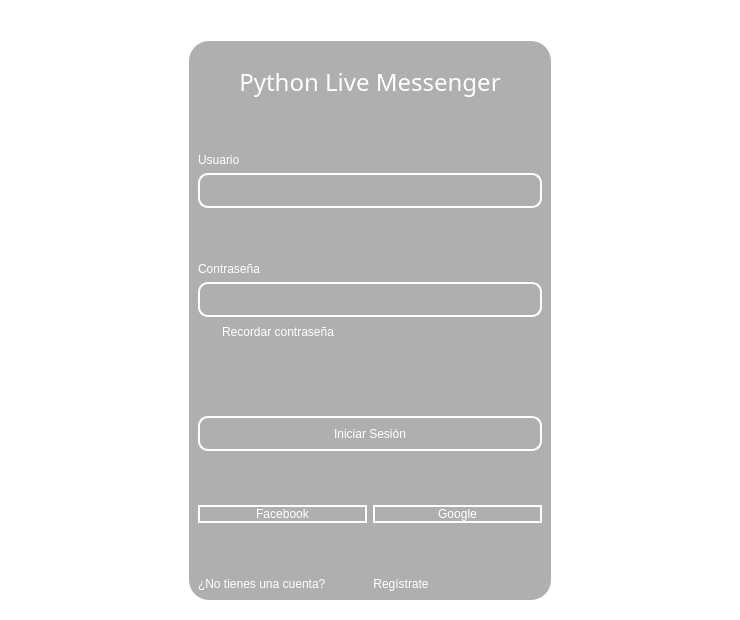
<?xml version="1.0" encoding="UTF-8"?>
<ui version="4.0">
 <class>MainWindow</class>
 <widget class="QMainWindow" name="MainWindow">
  <property name="geometry">
   <rect>
    <x>0</x>
    <y>0</y>
    <width>740</width>
    <height>620</height>
   </rect>
  </property>
  <property name="maximumSize">
   <size>
    <width>740</width>
    <height>620</height>
   </size>
  </property>
  <property name="windowTitle">
   <string>MainWindow</string>
  </property>
  <property name="styleSheet">
   <string notr="true">*{
	font: 11pt &quot;Tempus Sans ITC&quot;;
	border: none;
	background-color: transparent;
	background: transparent;
	padding: 0;
	margin: 0;
	color: #fff;
}

QStackedWidget{
	background-color: rgba(0, 0, 0, 80); 
	border-radius:20px;
}


QLineEdit{
border-radius:10px;
border: 2px solid rgb(255,255,255);
}

QLineEdit:hover{
border: 2px solid rgb(23,139,216);
}

QLineEdit:focus{
color: rgb(0, 0, 0);
background-color: rgb(255,255,255);
border: 2px solid rgb(91,220,252);
}


QCheckBox::indicator { 
	width: 18px; 
	height:18px;
}


#inicial QPushButton{
border-radius:10px;
border: 2px solid #ffffff;
}

#inicial  QPushButton:hover{
border-radius:10px;
border: 2px solid rgb(41, 178, 202);
background-color: rgb(23,139,216);
}


#arriba QPushButton:hover{
border-radius:24px;
background-color: qradialgradient(spread:pad, cx:0.5, cy:0.5, radius:0.5, fx:0.5, fy:0.5, stop:0.0852273 rgba(176, 235, 255, 167), stop:0.1 rgba(255, 255, 255, 255), stop:0.204545 rgba(151, 242, 255, 92), stop:0.426136 rgba(85, 170, 255, 255), stop:0.454545 rgba(125, 222, 255, 51), stop:0.596591 rgba(0, 158, 226, 228), stop:0.738636 rgba(180, 233, 255, 84), stop:0.818182 rgba(0, 85, 138, 205), stop:0.982955 rgba(255, 255, 255, 0))
}</string>
  </property>
  <widget class="QWidget" name="centralwidget">
   <property name="minimumSize">
    <size>
     <width>740</width>
     <height>620</height>
    </size>
   </property>
   <property name="maximumSize">
    <size>
     <width>740</width>
     <height>620</height>
    </size>
   </property>
   <widget class="QWidget" name="widget" native="true">
    <property name="geometry">
     <rect>
      <x>0</x>
      <y>0</y>
      <width>740</width>
      <height>620</height>
     </rect>
    </property>
    <property name="minimumSize">
     <size>
      <width>740</width>
      <height>620</height>
     </size>
    </property>
    <property name="maximumSize">
     <size>
      <width>740</width>
      <height>620</height>
     </size>
    </property>
    <layout class="QVBoxLayout" name="verticalLayout">
     <property name="spacing">
      <number>0</number>
     </property>
     <property name="leftMargin">
      <number>0</number>
     </property>
     <property name="topMargin">
      <number>0</number>
     </property>
     <property name="rightMargin">
      <number>0</number>
     </property>
     <property name="bottomMargin">
      <number>0</number>
     </property>
     <item alignment="Qt::AlignRight|Qt::AlignTop">
      <widget class="QFrame" name="arriba">
       <property name="frameShape">
        <enum>QFrame::StyledPanel</enum>
       </property>
       <property name="frameShadow">
        <enum>QFrame::Raised</enum>
       </property>
       <layout class="QHBoxLayout" name="horizontalLayout">
        <property name="spacing">
         <number>10</number>
        </property>
        <item>
         <widget class="QPushButton" name="pushButton_2">
          <property name="text">
           <string/>
          </property>
          <property name="icon">
           <iconset>
            <normaloff>feather/minus.svg</normaloff>feather/minus.svg</iconset>
          </property>
          <property name="iconSize">
           <size>
            <width>30</width>
            <height>30</height>
           </size>
          </property>
         </widget>
        </item>
        <item>
         <widget class="QPushButton" name="pushButton">
          <property name="text">
           <string/>
          </property>
          <property name="icon">
           <iconset>
            <normaloff>feather/x.svg</normaloff>feather/x.svg</iconset>
          </property>
          <property name="iconSize">
           <size>
            <width>30</width>
            <height>30</height>
           </size>
          </property>
         </widget>
        </item>
       </layout>
      </widget>
     </item>
     <item>
      <widget class="QFrame" name="inicial">
       <property name="sizePolicy">
        <sizepolicy hsizetype="Preferred" vsizetype="Expanding">
         <horstretch>0</horstretch>
         <verstretch>0</verstretch>
        </sizepolicy>
       </property>
       <property name="frameShape">
        <enum>QFrame::StyledPanel</enum>
       </property>
       <property name="frameShadow">
        <enum>QFrame::Raised</enum>
       </property>
       <layout class="QHBoxLayout" name="horizontalLayout_2">
        <property name="bottomMargin">
         <number>20</number>
        </property>
        <item>
         <spacer name="horizontalSpacer">
          <property name="orientation">
           <enum>Qt::Horizontal</enum>
          </property>
          <property name="sizeType">
           <enum>QSizePolicy::Fixed</enum>
          </property>
          <property name="sizeHint" stdset="0">
           <size>
            <width>180</width>
            <height>20</height>
           </size>
          </property>
         </spacer>
        </item>
        <item>
         <widget class="QStackedWidget" name="stackedWidget">
          <property name="currentIndex">
           <number>0</number>
          </property>
          <widget class="QWidget" name="inicio">
           <layout class="QVBoxLayout" name="verticalLayout_2">
            <item>
             <spacer name="verticalSpacer">
              <property name="orientation">
               <enum>Qt::Vertical</enum>
              </property>
              <property name="sizeType">
               <enum>QSizePolicy::Fixed</enum>
              </property>
              <property name="sizeHint" stdset="0">
               <size>
                <width>20</width>
                <height>15</height>
               </size>
              </property>
             </spacer>
            </item>
            <item>
             <widget class="QLabel" name="label_5">
              <property name="maximumSize">
               <size>
                <width>16777215</width>
                <height>50</height>
               </size>
              </property>
              <property name="font">
               <font>
                <family>Tempus Sans ITC</family>
                <pointsize>18</pointsize>
                <italic>false</italic>
                <bold>false</bold>
               </font>
              </property>
              <property name="styleSheet">
               <string notr="true">font: 18pt &quot;Tempus Sans ITC&quot;;</string>
              </property>
              <property name="text">
               <string>Python Live Messenger</string>
              </property>
              <property name="alignment">
               <set>Qt::AlignCenter</set>
              </property>
             </widget>
            </item>
            <item>
             <spacer name="verticalSpacer_17">
              <property name="orientation">
               <enum>Qt::Vertical</enum>
              </property>
              <property name="sizeHint" stdset="0">
               <size>
                <width>20</width>
                <height>34</height>
               </size>
              </property>
             </spacer>
            </item>
            <item>
             <widget class="QLabel" name="label_2">
              <property name="text">
               <string>Usuario</string>
              </property>
             </widget>
            </item>
            <item>
             <widget class="QLineEdit" name="usuario">
              <property name="minimumSize">
               <size>
                <width>0</width>
                <height>35</height>
               </size>
              </property>
              <property name="text">
               <string/>
              </property>
             </widget>
            </item>
            <item>
             <spacer name="verticalSpacer_18">
              <property name="orientation">
               <enum>Qt::Vertical</enum>
              </property>
              <property name="sizeHint" stdset="0">
               <size>
                <width>20</width>
                <height>33</height>
               </size>
              </property>
             </spacer>
            </item>
            <item>
             <widget class="QLabel" name="label_3">
              <property name="text">
               <string>Contraseña</string>
              </property>
             </widget>
            </item>
            <item>
             <widget class="QLineEdit" name="contra">
              <property name="minimumSize">
               <size>
                <width>0</width>
                <height>35</height>
               </size>
              </property>
              <property name="text">
               <string/>
              </property>
              <property name="echoMode">
               <enum>QLineEdit::Password</enum>
              </property>
             </widget>
            </item>
            <item>
             <widget class="QCheckBox" name="recordar">
              <property name="text">
               <string>Recordar contraseña</string>
              </property>
             </widget>
            </item>
            <item>
             <spacer name="verticalSpacer_20">
              <property name="orientation">
               <enum>Qt::Vertical</enum>
              </property>
              <property name="sizeHint" stdset="0">
               <size>
                <width>20</width>
                <height>35</height>
               </size>
              </property>
             </spacer>
            </item>
            <item>
             <widget class="QLabel" name="advertencia">
              <property name="styleSheet">
               <string notr="true">color: rgb(255, 160, 162);</string>
              </property>
              <property name="text">
               <string/>
              </property>
             </widget>
            </item>
            <item>
             <widget class="QPushButton" name="iniciar">
              <property name="minimumSize">
               <size>
                <width>0</width>
                <height>35</height>
               </size>
              </property>
              <property name="text">
               <string>Iniciar Sesión</string>
              </property>
             </widget>
            </item>
            <item>
             <spacer name="verticalSpacer_21">
              <property name="orientation">
               <enum>Qt::Vertical</enum>
              </property>
              <property name="sizeHint" stdset="0">
               <size>
                <width>20</width>
                <height>33</height>
               </size>
              </property>
             </spacer>
            </item>
            <item>
             <layout class="QHBoxLayout" name="horizontalLayout_3">
              <item>
               <widget class="QPushButton" name="face">
                <property name="text">
                 <string>Facebook</string>
                </property>
                <property name="icon">
                 <iconset>
                  <normaloff>../P7 (1)/P7/Face.png</normaloff>../P7 (1)/P7/Face.png</iconset>
                </property>
                <property name="iconSize">
                 <size>
                  <width>30</width>
                  <height>35</height>
                 </size>
                </property>
               </widget>
              </item>
              <item>
               <widget class="QPushButton" name="google">
                <property name="text">
                 <string>Google</string>
                </property>
                <property name="icon">
                 <iconset>
                  <normaloff>../P7 (1)/P7/google.png</normaloff>../P7 (1)/P7/google.png</iconset>
                </property>
                <property name="iconSize">
                 <size>
                  <width>30</width>
                  <height>35</height>
                 </size>
                </property>
               </widget>
              </item>
             </layout>
            </item>
            <item>
             <spacer name="verticalSpacer_22">
              <property name="orientation">
               <enum>Qt::Vertical</enum>
              </property>
              <property name="sizeHint" stdset="0">
               <size>
                <width>20</width>
                <height>33</height>
               </size>
              </property>
             </spacer>
            </item>
            <item>
             <layout class="QHBoxLayout" name="horizontalLayout_4">
              <item>
               <widget class="QLabel" name="label_6">
                <property name="styleSheet">
                 <string notr="true">font: 11pt &quot;Tempus Sans ITC&quot;;</string>
                </property>
                <property name="text">
                 <string>¿No tienes una cuenta?</string>
                </property>
               </widget>
              </item>
              <item alignment="Qt::AlignLeft">
               <widget class="QPushButton" name="registrate">
                <property name="minimumSize">
                 <size>
                  <width>0</width>
                  <height>0</height>
                 </size>
                </property>
                <property name="styleSheet">
                 <string notr="true">QPushButton{
border-radius:10px;
font: 11pt &quot;Tempus Sans ITC&quot;;
color:rgb(255,255,254);
border: None;
background-color: None;
}

QPushButton:hover{
border-radius:10px;
font: 11pt &quot;Tempus Sans ITC&quot;;
	color: rgb(41, 178, 202);
border: None;
background-color: None;
}</string>
                </property>
                <property name="text">
                 <string>Regístrate</string>
                </property>
               </widget>
              </item>
             </layout>
            </item>
           </layout>
          </widget>
          <widget class="QWidget" name="registrarse">
           <layout class="QVBoxLayout" name="verticalLayout_3">
            <item>
             <spacer name="verticalSpacer_2">
              <property name="orientation">
               <enum>Qt::Vertical</enum>
              </property>
              <property name="sizeType">
               <enum>QSizePolicy::Fixed</enum>
              </property>
              <property name="sizeHint" stdset="0">
               <size>
                <width>20</width>
                <height>15</height>
               </size>
              </property>
             </spacer>
            </item>
            <item>
             <widget class="QLabel" name="label_7">
              <property name="maximumSize">
               <size>
                <width>16777215</width>
                <height>50</height>
               </size>
              </property>
              <property name="font">
               <font>
                <family>Tempus Sans ITC</family>
                <pointsize>18</pointsize>
                <italic>false</italic>
                <bold>false</bold>
               </font>
              </property>
              <property name="styleSheet">
               <string notr="true">font: 18pt &quot;Tempus Sans ITC&quot;;</string>
              </property>
              <property name="text">
               <string>Registrarse</string>
              </property>
              <property name="alignment">
               <set>Qt::AlignCenter</set>
              </property>
             </widget>
            </item>
            <item>
             <spacer name="verticalSpacer_3">
              <property name="orientation">
               <enum>Qt::Vertical</enum>
              </property>
              <property name="sizeHint" stdset="0">
               <size>
                <width>20</width>
                <height>23</height>
               </size>
              </property>
             </spacer>
            </item>
            <item>
             <widget class="QLabel" name="label_4">
              <property name="text">
               <string>Nombre ( s )</string>
              </property>
             </widget>
            </item>
            <item>
             <widget class="QLineEdit" name="nombres">
              <property name="minimumSize">
               <size>
                <width>0</width>
                <height>35</height>
               </size>
              </property>
              <property name="text">
               <string/>
              </property>
             </widget>
            </item>
            <item>
             <spacer name="verticalSpacer_4">
              <property name="orientation">
               <enum>Qt::Vertical</enum>
              </property>
              <property name="sizeHint" stdset="0">
               <size>
                <width>20</width>
                <height>22</height>
               </size>
              </property>
             </spacer>
            </item>
            <item>
             <widget class="QLabel" name="label_8">
              <property name="text">
               <string>Apellidos</string>
              </property>
             </widget>
            </item>
            <item>
             <widget class="QLineEdit" name="apellidos">
              <property name="minimumSize">
               <size>
                <width>0</width>
                <height>35</height>
               </size>
              </property>
              <property name="text">
               <string/>
              </property>
             </widget>
            </item>
            <item>
             <spacer name="verticalSpacer_5">
              <property name="orientation">
               <enum>Qt::Vertical</enum>
              </property>
              <property name="sizeHint" stdset="0">
               <size>
                <width>20</width>
                <height>23</height>
               </size>
              </property>
             </spacer>
            </item>
            <item>
             <widget class="QLabel" name="label_9">
              <property name="text">
               <string>Contraseña</string>
              </property>
             </widget>
            </item>
            <item>
             <widget class="QLineEdit" name="contra_2">
              <property name="minimumSize">
               <size>
                <width>0</width>
                <height>35</height>
               </size>
              </property>
              <property name="text">
               <string/>
              </property>
              <property name="echoMode">
               <enum>QLineEdit::Password</enum>
              </property>
             </widget>
            </item>
            <item>
             <spacer name="verticalSpacer_6">
              <property name="orientation">
               <enum>Qt::Vertical</enum>
              </property>
              <property name="sizeHint" stdset="0">
               <size>
                <width>20</width>
                <height>22</height>
               </size>
              </property>
             </spacer>
            </item>
            <item>
             <widget class="QLabel" name="label_10">
              <property name="text">
               <string>Confirmar contraseña</string>
              </property>
             </widget>
            </item>
            <item>
             <widget class="QLineEdit" name="contra_3">
              <property name="minimumSize">
               <size>
                <width>0</width>
                <height>35</height>
               </size>
              </property>
              <property name="text">
               <string/>
              </property>
              <property name="echoMode">
               <enum>QLineEdit::Password</enum>
              </property>
             </widget>
            </item>
            <item>
             <spacer name="verticalSpacer_7">
              <property name="orientation">
               <enum>Qt::Vertical</enum>
              </property>
              <property name="sizeHint" stdset="0">
               <size>
                <width>20</width>
                <height>23</height>
               </size>
              </property>
             </spacer>
            </item>
            <item>
             <widget class="QLabel" name="advertencia_2">
              <property name="styleSheet">
               <string notr="true">color: rgb(255, 160, 162);</string>
              </property>
              <property name="text">
               <string/>
              </property>
             </widget>
            </item>
            <item>
             <layout class="QHBoxLayout" name="horizontalLayout_5">
              <item>
               <widget class="QPushButton" name="regresar">
                <property name="minimumSize">
                 <size>
                  <width>0</width>
                  <height>35</height>
                 </size>
                </property>
                <property name="text">
                 <string>Regresar</string>
                </property>
               </widget>
              </item>
              <item>
               <widget class="QPushButton" name="registrar">
                <property name="minimumSize">
                 <size>
                  <width>0</width>
                  <height>35</height>
                 </size>
                </property>
                <property name="text">
                 <string>Registrar</string>
                </property>
               </widget>
              </item>
             </layout>
            </item>
           </layout>
          </widget>
         </widget>
        </item>
        <item>
         <spacer name="horizontalSpacer_2">
          <property name="orientation">
           <enum>Qt::Horizontal</enum>
          </property>
          <property name="sizeType">
           <enum>QSizePolicy::Fixed</enum>
          </property>
          <property name="sizeHint" stdset="0">
           <size>
            <width>180</width>
            <height>20</height>
           </size>
          </property>
         </spacer>
        </item>
       </layout>
      </widget>
     </item>
    </layout>
   </widget>
   <widget class="QLabel" name="label">
    <property name="geometry">
     <rect>
      <x>0</x>
      <y>0</y>
      <width>740</width>
      <height>620</height>
     </rect>
    </property>
    <property name="minimumSize">
     <size>
      <width>740</width>
      <height>620</height>
     </size>
    </property>
    <property name="maximumSize">
     <size>
      <width>740</width>
      <height>620</height>
     </size>
    </property>
    <property name="text">
     <string/>
    </property>
    <property name="pixmap">
     <pixmap>fondo.jpg</pixmap>
    </property>
    <property name="scaledContents">
     <bool>true</bool>
    </property>
   </widget>
   <zorder>label</zorder>
   <zorder>widget</zorder>
  </widget>
 </widget>
 <resources/>
 <connections/>
</ui>
